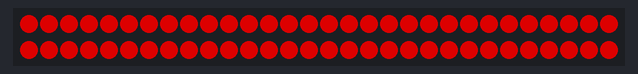
A sketch run on a simulated Arduino Uno, built with avr-gcc and run on an emulated ATmega328P. On the bench: 60 RGB LEDs in strip order, left to right, continuing on the next row. Dim RGB values are drawn brighter than linear.

Above: at 0.73 s.
At 20.94 s:
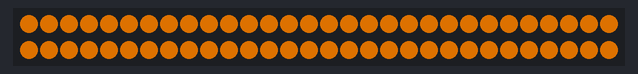
At 38.86 s:
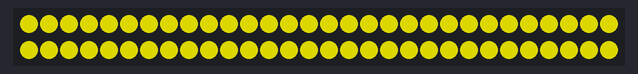

The sketch:

Display2015NeoPixelTrinket_2.ino
```cpp
#include <avr/power.h>
#include <Adafruit_NeoPixel.h>

#define outPin 0
#define defaultBrightness 150
#define fadeAmount 3
#define delayTime 3


Adafruit_NeoPixel strip = Adafruit_NeoPixel(60, outPin, NEO_GRB + NEO_KHZ800);

void setup(){

  if (F_CPU == 16000000)
  clock_prescale_set(clock_div_1);

  pinMode(outPin, OUTPUT);

  delay(500);

  strip.begin();
  strip.show(); // Initialize all pixels to 'off'
  strip.setBrightness(defaultBrightness);

}
/*
void colorWipe(uint32_t color, uint8_t wait){
  for (byte i = 0; i < strip.numPixels(); i++){
    strip.setPixelColor(i, color);
    strip.show();
    delay(wait);
  }
}
*/
void saberColor(byte r, byte g, byte b){
//  byte fadeAmount = 3;
//  byte delayTime = 3;
  for (byte i = 0; i < strip.numPixels(); i++){
    strip.setPixelColor(i, strip.Color(r, g, b));
    strip.show();
    delay(delayTime);
  }
  byte brightness = defaultBrightness;

  for(byte x = 0; x < 4; x++){
    for (byte i = 0; i < 20; i++){
      strip.setBrightness(brightness += fadeAmount);
      strip.show();
      delay(25);
    }
//    strip.setBrightness(255);
//    strip.show();
//    delay(10);
//    strip.setBrightness(defaultBrightness);
    for (byte i = 0; i < 40; i++){
      strip.setBrightness(brightness -= fadeAmount);
      strip.show();
      delay(25);
    }
    for (byte i = 0; i < 20; i++){
      strip.setBrightness(brightness += fadeAmount);
      strip.show();
      delay(25);
    }
    strip.setBrightness(defaultBrightness);
    for (byte i = 0; i < 20; i++){
      strip.setBrightness(brightness += fadeAmount);
      strip.show();
      delay(25);
    }
//    strip.setBrightness(255);
//    strip.show();
//    delay(20);
//    strip.setBrightness(defaultBrightness);
    for (byte i = 0; i < 40; i++){
      strip.setBrightness(brightness -= fadeAmount);
      strip.show();
      delay(25);
    }
    for (byte i = 0; i < 20; i++){
      strip.setBrightness(brightness += fadeAmount);
      strip.show();
      delay(25);
    }
  }

  for (byte i = 0; i < strip.numPixels(); i++){
    strip.setPixelColor(strip.numPixels()-i-1, strip.Color(0, 0, 0));
    strip.show();
    delay(delayTime);
  }
  strip.setBrightness(defaultBrightness);
  delay(500);
}

void saberColor2(byte r, byte g, byte b){

  long colorArray2[6] = {strip.Color(r, g, b), strip.Color(r-20 < 0 ? 0 : r-50, g-50 < 0 ? 0 : g-50, b-50 < 0 ? 0 : b-50), strip.Color(r-75 < 0 ? 0 : r-75, g-75 < 0 ? 0 : g-75, b-75 < 0 ? 0 : b-75),
                         strip.Color(r-90 < 0 ? 0 : r-90, g-90 < 0 ? 0 : g-90, b-90 < 0 ? 0 : b-90), strip.Color(r-75 < 0 ? 0 : r-75, g-75 < 0 ? 0 : g-75, b-75 < 0 ? 0 : b-75),
                         strip.Color(r-40 < 0 ? 0 : r-50, g-50 < 0 ? 0 : g-50, b-50 < 0 ? 0 : b-50)};

  for (byte i = 0; i < strip.numPixels(); i++){
    strip.setPixelColor(i, colorArray2[i%6]);
    strip.show();
    delay(delayTime);
  }

  for (int x = 0; x < 200; x++){
    for (byte i = 0; i < strip.numPixels(); i++){
      uint32_t color = colorArray2[(i+x)%6];
      strip.setPixelColor(i, color);
      //strip.show();
    }
    strip.show();
    delay(100);
  }

  for (byte i = 0; i < strip.numPixels(); i++){
    strip.setPixelColor(strip.numPixels()-i-1, strip.Color(0, 0, 0));
    strip.show();
    delay(delayTime);
  }

}

void candyCane(){
  const long colorArray[6] = {strip.Color(255, 255, 255), strip.Color(255, 255, 255), strip.Color(255, 255, 255), strip.Color(255, 0, 0), strip.Color(255, 0, 0), strip.Color(255, 0, 0)};
  strip.setBrightness(defaultBrightness);
  for (int x = 0; x < 500; x++){
    for (byte i = 0; i < strip.numPixels(); i++){
      uint32_t color = colorArray[(i+x)%6];
      strip.setPixelColor(i, color);
      //strip.show();
    }
    strip.show();
    delay(50);
  }
  for (byte i = 0; i < strip.numPixels(); i++){
    strip.setPixelColor(i, strip.Color(0, 0, 0));
    strip.show();
  }
  delay(500);
}

void rainbow(){
  for (byte i = 0; i < strip.numPixels(); i++) strip.setPixelColor(i, strip.Color(255, 0, 0));
  strip.show();
  for (int x = 0; x < 256; x++){
    for (byte i = 0; i < strip.numPixels(); i++){
      strip.setPixelColor(i, strip.Color(255, x, 0));
      strip.show();
    }
    //delay(10);
  }
  for (int x = 0; x < 256; x++){
    for (byte i = 0; i < strip.numPixels(); i++){
      strip.setPixelColor(i, strip.Color(255-x, 255, 0));
      strip.show();
    }
    //delay(10);
  }
  for (int x = 0; x < 256; x++){
    for (byte i = 0; i < strip.numPixels(); i++){
      strip.setPixelColor(i, strip.Color(0, 255-x, x));
      strip.show();
    }
    //delay(10);
  }
  for (int x = 0; x < 256; x++){
    for (byte i = 0; i < strip.numPixels(); i++){
      strip.setPixelColor(i, strip.Color(x, 0, 255));
      strip.show();
    }
    //delay(10);
  }
  for (int x = 0; x < 256; x++){
    for (byte i = 0; i < strip.numPixels(); i++){
      strip.setPixelColor(i, strip.Color(255, 0, 255-x));
      strip.show();
    }
    //delay(10);
  }

}


void loop(){

/*  saberColor(0, 255, 0);
  candyCane();
  saberColor(0, 0, 255);
  candyCane();
  saberColor(125, 0, 255);
  candyCane();
//  saberColor(strip.Color(255, 255, 0));
//  candyCane();
  saberColor(255, 0, 0);
  candyCane();
  */

//  strip.setBrightness(200);

/*  saberColor2(200, 0, 0);
  saberColor2(0, 200, 0);
  saberColor2(0, 0, 200);
  saberColor2(125, 0, 200);
  */

  rainbow();

}
```
